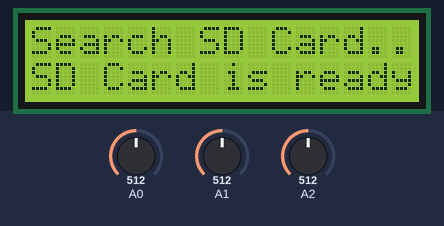
The sketch below on a simulated Arduino Uno, built with avr-gcc and run on an emulated ATmega328P. Parts: 16×2 character LCD. The inputs (shaded band) are chosen by the test bench; at power-on: A0 = 512, A1 = 512, A2 = 512. Storage starts empty; what the sketch prints to the serial monitor is not drawn.

Above: at 2.1 s.
At 5.2 s:
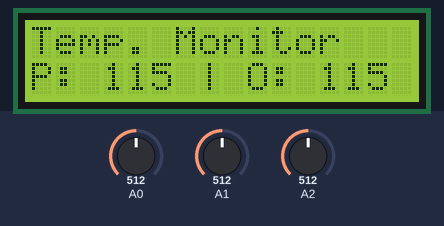
5.3 s: A0 set to 764
At 6.4 s:
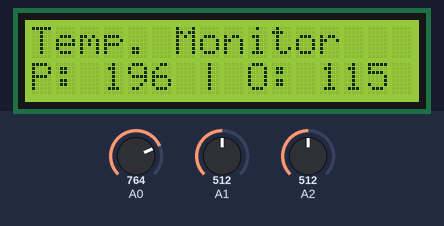
7.6 s: A0 set to 786
At 9.2 s:
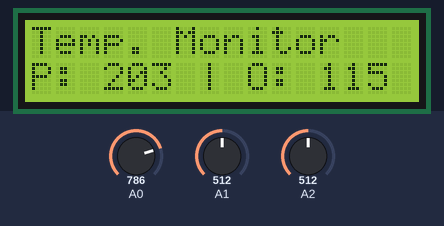
9.6 s: A1 set to 476
At 10.8 s:
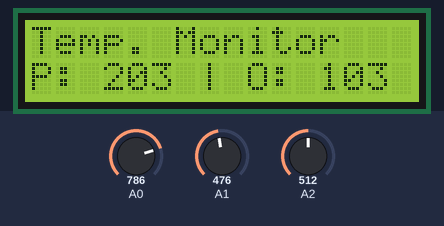
11.7 s: A1 set to 456
At 13.4 s:
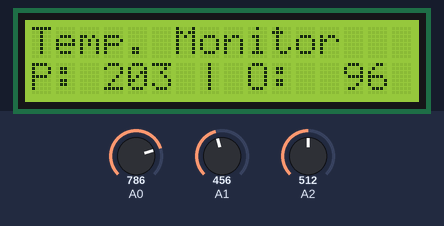
13.7 s: A2 set to 480
15.2 s: A2 set to 447
Timing chart, 0 to 18.2 s (numbered marks = the images above; inputs shaded):
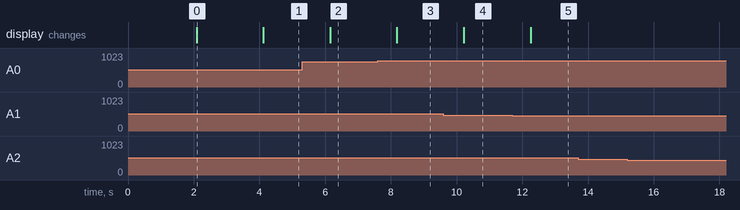

Measured:
- the behaviour switches between 778 and 779 on A0 (found by bisection; images 2 and 3)
- after the input at 5.3 s, the display: changes after 0.85 s (image 2)
- after the input at 7.6 s, the display: changes after 0.58 s (image 3)
- after the input at 9.6 s, the display: changes after 0.62 s (image 4)
- after the input at 11.7 s, the display: changes after 0.55 s (image 5)
- after the input at 13.7 s, every drawn part: stays the same
- after the input at 15.2 s, every drawn part: stays the same
- what the display in image 0 shows lasts 2.0 s, from 2.1 s to 4.1 s

The sketch:

dataLogger.ino
```cpp
/*
Program ini dibuat untuk Arduino UNO + Ethernet Arduino Shield (ada build in SD Slot)
Ethernet Arduino Shield punya konfigurasi SPI pada pin 11, 12, dan 13 untuk MOSI, MISO, dan SCK dan pin 4 untuk CS (chip select)

Sensor suhu hasil pembacaannya diinput ke pin A0, A1, dan A2 pada arduino.

Hasil pembacaan juga ditampilkan pada serial monitor dan LCD 2x16

oleh: Jonathan, Elins 2014
Sumber referensi dari arduino.cc
*/

#include <SPI.h>                                          //untuk komunikasi SPI ke SD Card
#include <SD.h>                                           //library arduino untuk menggunakan SD Card
#include <LiquidCrystal.h>                                //Penampilan data realtime

#define chipSelect 4                                      //pin yang terhubung pin CS pada SD card yang dipilih
#define ARef_LM35 3.3
LiquidCrystal lcd(9, 8, 7, 6, 5, 3);
unsigned long counter;
unsigned long menit;

void setup() {
  Serial.begin(9600);                                     //Memulai serial monitor sesuai baudrate ATMega16U2 (programmer arduino)
  lcd.begin(16,2);
  lcd.print("Temp. Monitor");
  lcd.setCursor(0,1);
  lcd.print("Proto Bimasakti");
  delay(2000);

  Serial.println("Mencari SD Card terkoneksi...");        //Instalasi SD Card dari pin SPI dan CS,
  lcd.clear();
  lcd.print("Search SD Card..");
  lcd.setCursor(0,1);

  if (!SD.begin(chipSelect)) {
    Serial.println("SD Card tidak ditemukan");
    lcd.print("No SD Card");
    return;                                               //Jika SD Card tidak ada, maka pesan ini muncul
  }
  else{
    Serial.print("SD Card terdeteksi");                   //Jika SD Card ditemukan, maka pesan ini muncul
    lcd.print("SD Card is ready"); delay(2000);
    lcd.clear(); lcd.print("Temp. Monitor");
  }
}

void loop()
{
  //--------------Bagian penulisan sepaket data suhu (pada variabel dataString)-----------------------------------------------------

  String dataString = "";                                 //variabel untuk mengumpulkan data hasil sekali loop 3 sensor suhu
                                                          //pada loop berikutnya akan ditimpa dengan data baru
  bool dangerStat=0;

  for (int anPin = 0; anPin < 3; anPin++) {               //menggilir pembacaan sensor
    switch (anPin){
      case 0: dataString += "P: ";  break;                 //P: Pendingin Mesin, O: Oli, R: Ruang Bakar
      case 1: dataString += " | O: "; break;
      case 2: dataString += " | R: "; break;
    }
    int suhu = analogRead(anPin);                         //inisiasi data mentah dari LM35
    suhu = ((suhu*ARef_LM35/1024) - 0.5) * 100;           //konversi data mentah LM35 ke satuan Celcius
    if (suhu>200) dangerStat=1;
    if (suhu>=0 && suhu<10) dataString += String("  ");
    else if ((suhu>(-10) && suhu<0) || (suhu>=10 && suhu<100)) dataString += String(" ");
    dataString += String(suhu);                           //input nilai ke variabel dataString yang mengumpulkan data semua sensor
  }
  if(dangerStat) dataString += String("  !!!  ");        //peringatan bahaya jika suhu > 200 derajat Celcius
  else dataString += String("  ---  ");

  //--------------Penampilan data di LCD------------------------------------------------------------------------------------------

  lcd.setCursor(0,1); lcd.print(dataString);              //menampilkan dataString di LCD


  //--------------Penyimpanan data di SD Card-------------------------------------------------------------------------------------

  File dataFile = SD.open("datalog.txt", FILE_WRITE);     //membuka file datalog.txt yang menyimpan logging dari semua data suhu

//  if (dataFile) {
    dataFile.print(dataString); dataFile.print(" ");      //input 1 kali pembacaan ketiga sensor

    counter++;
    if(counter%5==0){
      dataFile.print(" "); dataFile.println(counter/5);   //setiap 5 pembacaan, data ganti baris
      Serial.print(" "); Serial.println(counter/5);
    }

    if(millis()>(menit*60000)){
      dataFile.print("\n\n==Menit ke ");
      dataFile.println(menit);
      Serial.print("\n\n==Menit ke ");
      Serial.println(menit);
      menit++; counter=0;
    }

    dataFile.close();                                     //menutup file

    Serial.print(dataString);                             //menampilkan pada serial monitor
//  }
//  else {
//    Serial.println("File \"datalog.txt\" tidak ditemukan");  //pesan error jika file tidak ditemukan
//  }

  delay(1000);                                            //delay 1 detik supaya data tidak terlalu banyak

}
```
